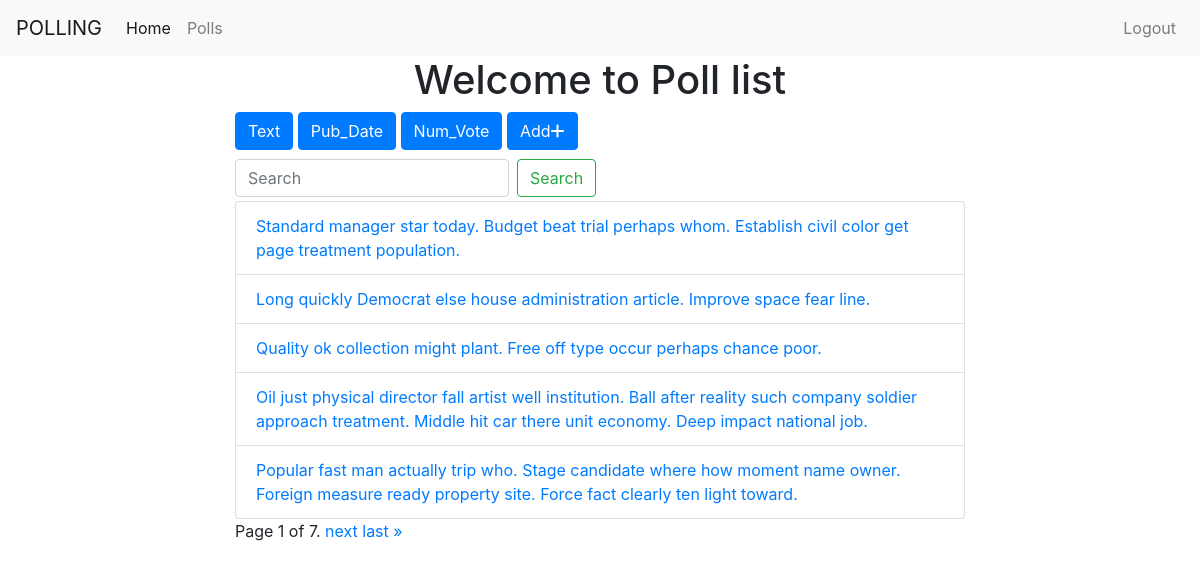
Page /polls/list/ (signed in) on the committed database.
### polls/models.py (models this page shows, shortened)
class Poll(models.Model):
    owner=models.ForeignKey(User,on_delete=models.CASCADE,null=True)
    text=models.CharField(max_length=255)
    pub_date=models.DateField()
    def __str__(self):
        return self.text

### polls/views.py (the view)
# urls.py: path('list/', views.polls_list, name='list'),
@login_required
def polls_list(request):
    polls = Poll.objects.all()
    search_term=''
    if 'text' in request.GET:
        polls=polls.order_by('text')
    if 'pub_date' in request.GET:
        polls=polls.order_by('-pub_date')
    if 'num_vote' in request.GET:
        polls=polls.annotate(Count('vote')).order_by('vote__count')
    if 'search' in request.GET :
        search_term=request.GET['search']
        polls=polls.filter(text__icontains = search_term)
    get_dict_copy=request.GET.copy()
    params=get_dict_copy.pop('page',True) and get_dict_copy.urlencode()
    paginator = Paginator(polls,5)
    page = request.GET.get('page')
    polls=paginator.get_page(page)
    context = {'polls':polls,'params':params,'search_term':search_term}
    return render(request,'polls/polls_list.html',context)

### templates/polls/polls_list.html (shortened to what this page needs)
{% extends 'base.html' %}
{% block content %}
<div class="container">
   <h1 class="text-center"> Welcome to  Poll list </h1>
   <div class="row">
     <div class="col-sm-8 offset-sm-2">
      <a href="?text=true" class="btn btn-{% if 'text' in request.GET %}danger{% else %}primary{% endif %}" style=" margin-bottom:5px " >Text</a>
      <a href="?pub_date=true" class="btn btn-{% if 'pub_date' in request.GET %}danger{% else %}primary{% endif %}" style=" margin-bottom:5px " >Pub_Date</i></a>
      <a href="?num_vote=true" class="btn btn-{% if 'num_vote' in request.GET %}danger{% else %}primary{% endif %}" style=" margin-bottom:5px " >Num_Vote</i></a>
      <a href="{% url 'polls:add_poll' %}" class="btn btn-{% if 'add' in request.GET %}danger{% else %}primary{% endif %}" style=" margin-bottom:5px " >Add<i class="fas fa-plus"></i></a>
      <form class="form-inline">
         <input name="search" value="{{search_term}}" class="form-control mr-sm-2" type="search" placeholder="Search" aria-label="Search">
         <button class="btn btn-outline-success my-2 my-sm-1" type="submit">Search</button>
       </form>
      <ul class="list-group">
      {% for poll in polls %}
      <li class="list-group-item"><a href="{% url 'polls:detail' poll.id %}">{{poll}}</a>
      </li>
       {% endfor %}
   </ul>
   <div class="pagination">
      <span class="step-links">
          <span class="current">
              Page {{ polls.number }} of {{ polls.paginator.num_pages }}.
          </span>
          {% if polls.has_next %}
              <a href="?page={{ polls.next_page_number }}&{{params}}">next</a>
              <a href="?page={{ polls.paginator.num_pages }}&{{params}}">last &raquo;</a>
          {% endif %}
      </span>
  </div>
  </div>
  </div>
</div>
{% endblock %}

### rows in the picture
Poll: text "Standard manager star today. Budget beat trial perhaps whom. Establish civil color get page treatment population."
Poll: text "Long quickly Democrat else house administration article. Improve space fear line."
Poll: text "Quality ok collection might plant. Free off type occur perhaps chance poor."
Poll: text "Oil just physical director fall artist well institution. Ball after reality such company soldier approach treatment. Middle hit car there unit economy. Deep impact national job."
Poll: text "Popular fast man actually trip who. Stage candidate where how moment name owner. Foreign measure ready property site. Force fact clearly ten light toward."

### other values in the picture
{{ polls.number }} "1"
{{ polls.paginator.num_pages }} "7"
